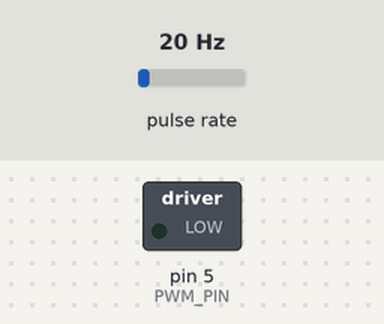
A program run on a simulated Arduino Nano, built with avr-gcc and run on an emulated ATmega328P. Shown: switched loads named in the program (green lamp = pin HIGH). Wiring (inferred from the names in the program): pulse sensor: data pin 3. Inputs (shaded band) come from the test bench; at power-on: pulse rate 20 Hz. What the program prints to the serial monitor is not drawn.

Above: at 0.15 s.
Timing chart, 0 to 1.8 s (numbered marks = the images above):
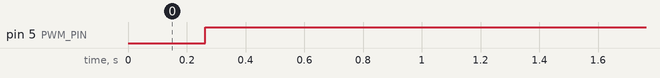

Measured:
- by itself, pin 5 (PWM_PIN): LOW → HIGH at 0.26 s

The program:

main.cpp
```cpp
#include <Arduino.h>
#include "motor_sensor.h"

// Pin definitions
#define PWM_PIN 5
#define ENABLE_PIN 6
#define DIR_PIN 7
#define SENSOR_PIN 3
#define CURRENT_SENSE A0
// put function declarations here:

int pwmValue = 0;
MotorSensor motorSensor(SENSOR_PIN, 5);
// Variables
double currentRPM = 0;
int steps = 0;
double rawRPM = 0;

void setup() {
  Serial.begin(115200);
  motorSensor.begin();
  //TODO: Move this to motorsensor begin
  attachInterrupt(digitalPinToInterrupt(SENSOR_PIN), MotorSensor::MotorSensorISR, RISING);
}

void loop() {

  if (steps == 200) {
    pwmValue = 255;
  }

  // Process sensor data and calculate RPM
  if (motorSensor.isSensorTriggered()) {
    motorSensor.resetSensorTriggered();
    rawRPM = ((1.0 / (motorSensor.getTimeBetweenSensors())) * ((6000.0) / 11)) * 1000;
    //currentRPM = motorSensor.getFilteredRPM(rawRPM);
  }

  unsigned long timestamp = millis();

  Serial.print(timestamp);
  Serial.print(",");
  Serial.print(motorSensor.getTimeBetweenSensors());
  Serial.print(",");
  Serial.print(rawRPM);
  Serial.print(",");
  Serial.println(pwmValue);

  analogWrite(PWM_PIN, pwmValue);

  steps++;
}
```

motor_sensor.cpp
```cpp
#include "motor_sensor.h"

MotorSensor* MotorSensor::instance = nullptr;

MotorSensor::MotorSensor(int pin, int filterSize)
    : pin_(pin), filterSize_(filterSize), lastTime(0), timeBetweenSensors(0), rpmIndex(0) {
    if (filterSize_ > MAX_FILTER_SIZE) {
        filterSize_ = MAX_FILTER_SIZE;
    }

    for (int i = 0; i < filterSize_; i++) {
        rpmReadings[i] = 0;
    }

    instance = this; // Set the singleton instance
}

void MotorSensor::begin() {
    pinMode(pin_, INPUT);
}

void MotorSensor::MotorSensorISR() {
    if (instance) {
        unsigned long currentMicros = micros();
        if (instance->lastTime != 0) {
            instance->timeBetweenSensors = currentMicros - instance->lastTime;


            if (instance->timeBetweenSensors == 0) {
                instance->timeBetweenSensors = 1; // Smallest nonzero value
            }
        }
        instance->lastTime = currentMicros;
        instance->sensorTriggered = true;
    }
}


unsigned long MotorSensor::getTimeBetweenSensors() {
    return timeBetweenSensors;
}

double MotorSensor::getFilteredRPM(double newRPM) {
    rpmReadings[rpmIndex] = newRPM;
    rpmIndex = (rpmIndex + 1) % filterSize_;

    double sum = 0;
    for (int i = 0; i < filterSize_; i++) {
        sum += rpmReadings[i];
    }
    return sum / filterSize_;
}
```

motor_sensor.h
```cpp
#ifndef MOTOR_SENSOR_H
#define MOTOR_SENSOR_H

#include <Arduino.h>

#define MAX_FILTER_SIZE 10

class MotorSensor {
public:
    MotorSensor(int pin, int filterSize);
    void begin();
    static void MotorSensorISR();
    unsigned long getTimeBetweenSensors();
    double getFilteredRPM(double newRPM);
    bool isSensorTriggered() { return sensorTriggered; }
    void resetSensorTriggered() { sensorTriggered = false; }

private:
    int pin_;
    int filterSize_;
    volatile unsigned long lastTime = 100000;
    volatile unsigned long timeBetweenSensors = 100000;
    double rpmReadings[MAX_FILTER_SIZE] = {0};
    int rpmIndex;
    volatile bool sensorTriggered = false;

    static MotorSensor* instance; // Singleton instance for ISR
};

#endif
```
